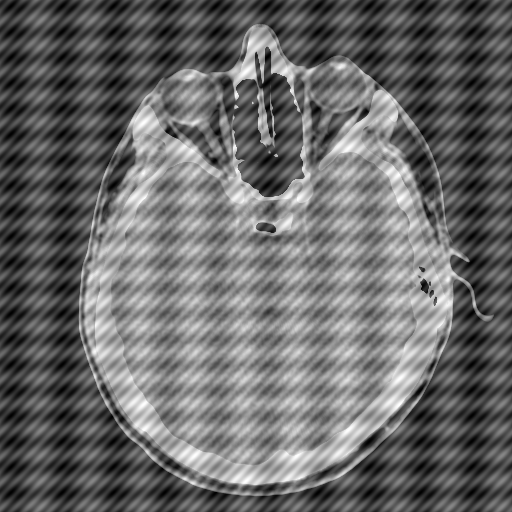
#> input picture imgs/HeadCT_degradada.tif, 512 x 512 px
$ python 005-hist.py --imagem ../imgs/HeadCT_degradada.tif
#> lines starting #> are read from the running program, lines starting #| are printed output that depends on the picture
#> in main, img is the input picture: shape (512, 512, 3); min 0, max 255, mean 105.3
'''
Manejo de histograma: la imagen ‘chairs oscura.jpg’ posee poca luminosi-
dad. Usted debe mejorar la imagen a partir de la ecualización de histograma,
comparando los efectos de realizarla en RGB (por planos), en HSV (canal V) y
en HSI (canal I).
• Visualice la imagen original ‘chairs.jpg’, comparela con las imágenes re-
alzadas y discuta los resultados.
• Repita el proceso para otras imágenes de bajo contraste (por ejemplo
‘flowers oscura.tif’) y analice los resultados.
I = (B +G+R)/3
'''
# python 005-hist.py -i ../imgs/chairs_oscura.jpg


import cv2 as cv
import numpy as np
from matplotlib import pyplot as plt
import argparse


'''
    Argumentos
'''
ap = argparse.ArgumentParser()
ap.add_argument("-i", "--imagem", required=True, help="Imagem")


'''
    Converter RGB para HSV e HSI.
'''
def rgb2hs(img):
    hsv = cv.cvtColor(img, cv.COLOR_BGR2HSV)
    hsi = hsv.copy()
    # HSV2HSI, BGR
    hsi[:,:,2] = np.divide(img[:,:,0] + img[:,:,1] + img[:,:,2], 3)
    return hsv, hsi


'''
    Equalizar histograma RGB.
'''
def eq_hist_rgb(img):
    eq = img.copy()
    eq[:,:,2] = cv.equalizeHist(img[:,:,2])
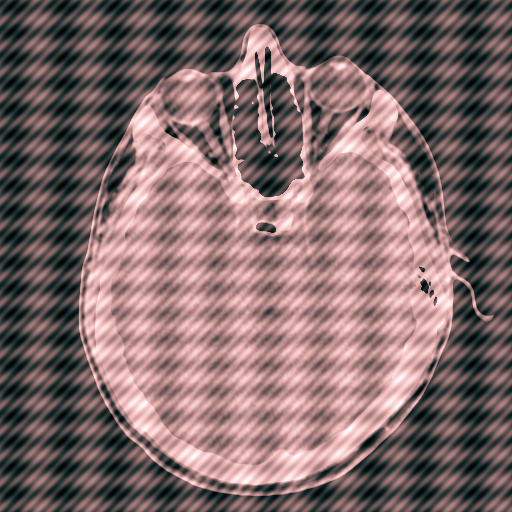
#> eq: shape (512, 512, 3); mean B, G, R 105.3, 105.3, 128.2
    eq[:,:,1] = cv.equalizeHist(img[:,:,1])
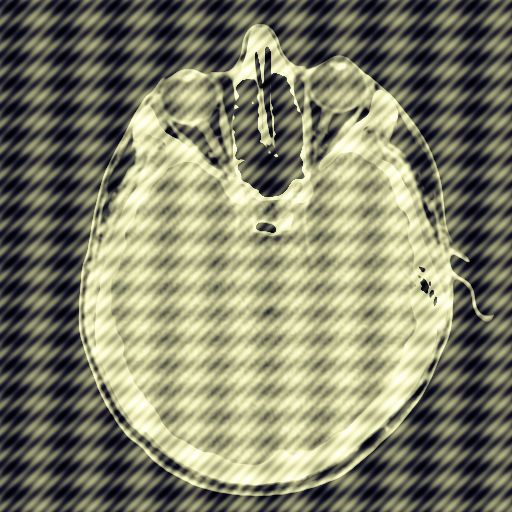
#> eq: shape (512, 512, 3); mean B, G, R 105.3, 128.2, 128.2
    eq[:,:,0] = cv.equalizeHist(img[:,:,0])
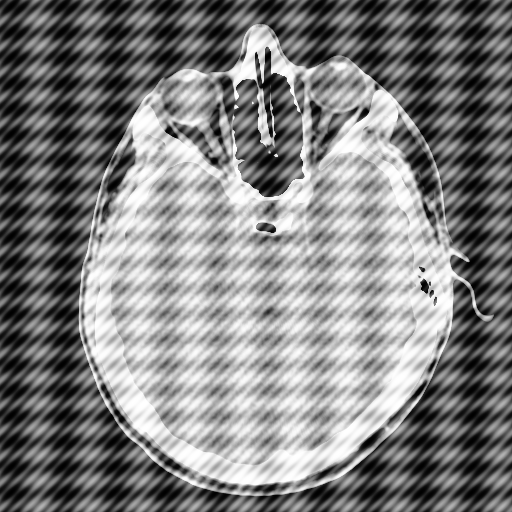
#> eq: shape (512, 512, 3); min 0, max 255, mean 128.2
    return eq


'''
    MAIN
'''
def main():

    args = vars(ap.parse_args())
    img = cv.imread(args["imagem"])

    # Imagem RGB com histograma equalizado
    eq = eq_hist_rgb(img)

    # Imagem HSV/I com V/I equalizado
    hsv, hsi = rgb2hs(img)
#> in rgb2hs, `hsv = cv.cvtColor(img, cv.COLOR_BGR2HSV)`: hsv: shape (512, 512, 3); mean H, S, V 0, 0, 105.3
#> in rgb2hs, `hsi[:,:,2] = np.divide(img[:,:,0] + img[:,:,1] + img[:,:,2], 3)`: hsi: shape (512, 512, 3); mean H, S, V 0, 0, 43.5
    hsv[:,:,2] = cv.equalizeHist(hsv[:,:,2])
#> hsv: shape (512, 512, 3); mean H, S, V 0, 0, 128.2
    hsi[:,:,2] = cv.equalizeHist(hsi[:,:,2])
#> hsi: shape (512, 512, 3); mean H, S, V 0, 0, 127.4

    # Para mostrar HSV/I
    hsv = cv.cvtColor(hsv, cv.COLOR_HSV2BGR)
    #hsi = cv.cvtColor(hsi, cv.COLOR_HSV2BGR)

    # Mostrar
    plt.subplot(2,2,1)
    plt.xticks([])
    plt.yticks([])
    plt.title("Original")
    plt.imshow(img[:,:,::-1])

    plt.subplot(2,2,2)
    plt.title("Histograma RGB Equalizado")
    plt.xticks([])
    plt.yticks([])
    plt.imshow(eq[:,:,::-1])

    plt.subplot(2,2,3)
    plt.xticks([])
    plt.yticks([])
    plt.title("Histograma V Equalizado")
    plt.imshow(hsv[:,:,::-1])

    plt.subplot(2,2,4)
    plt.xticks([])
    plt.yticks([])
    plt.title("Histograma I Equalizado")
    plt.imshow(hsi, cmap="hsv")

    plt.show()
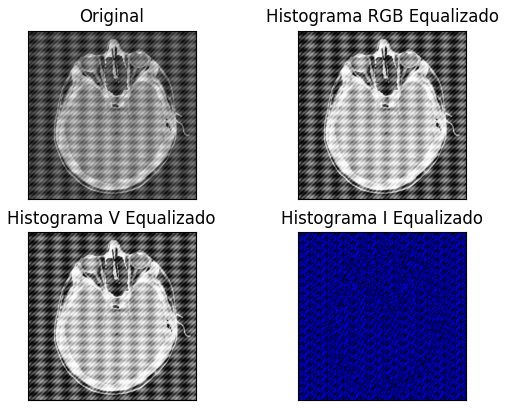
#> figure drawn by matplotlib, 4 panels


if __name__ == "__main__":
    main()

$ run again, on imgs/botellas3.tif
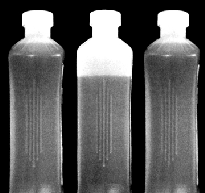
#> input picture imgs/botellas3.tif, 205 x 193 px
#> in main, img is the input picture: shape (193, 205, 3); min 0, max 255, mean 90.4
#> in eq_hist_rgb, `eq[:,:,0] = cv.equalizeHist(img[:,:,0])`:
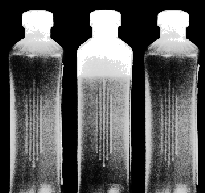
#> eq: shape (193, 205, 3); min 0, max 255, mean 90.4
#> in main, `plt.show()`:
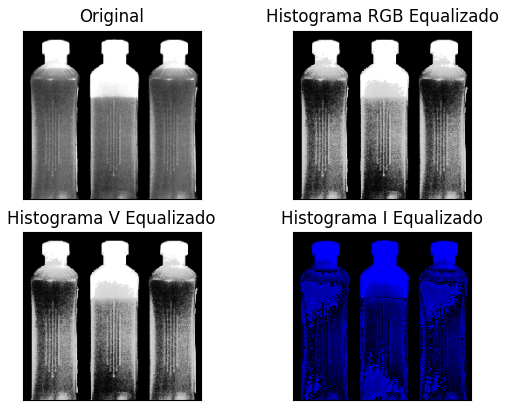
#> figure drawn by matplotlib, 4 panels

$ run again, on imgs/botellas4.tif
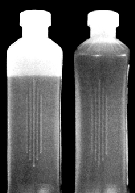
#> input picture imgs/botellas4.tif, 135 x 193 px
#> in main, img is the input picture: shape (193, 135, 3); min 0, max 255, mean 95.4
#> in eq_hist_rgb, `eq[:,:,0] = cv.equalizeHist(img[:,:,0])`:
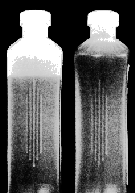
#> eq: shape (193, 135, 3); min 0, max 255, mean 92.1
#> in main, `plt.show()`:
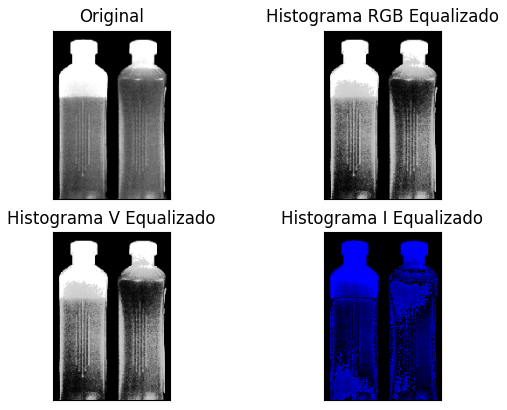
#> figure drawn by matplotlib, 4 panels

$ run again, on imgs/botellas5.tif
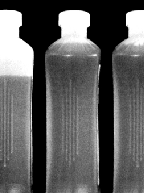
#> input picture imgs/botellas5.tif, 145 x 193 px
#> in main, img is the input picture: shape (193, 145, 3); min 0, max 255, mean 93.9
#> in eq_hist_rgb, `eq[:,:,0] = cv.equalizeHist(img[:,:,0])`:
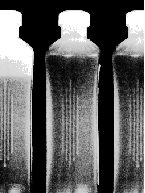
#> eq: shape (193, 145, 3); min 0, max 255, mean 93.9
#> in main, `plt.show()`:
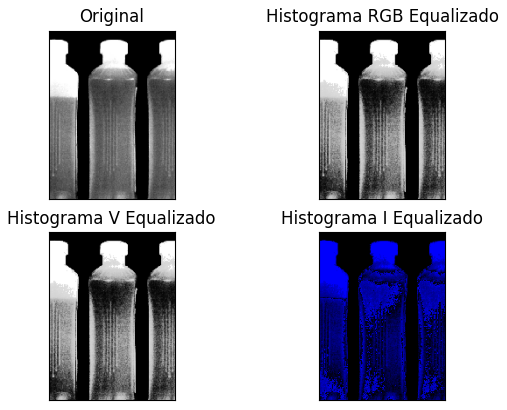
#> figure drawn by matplotlib, 4 panels
